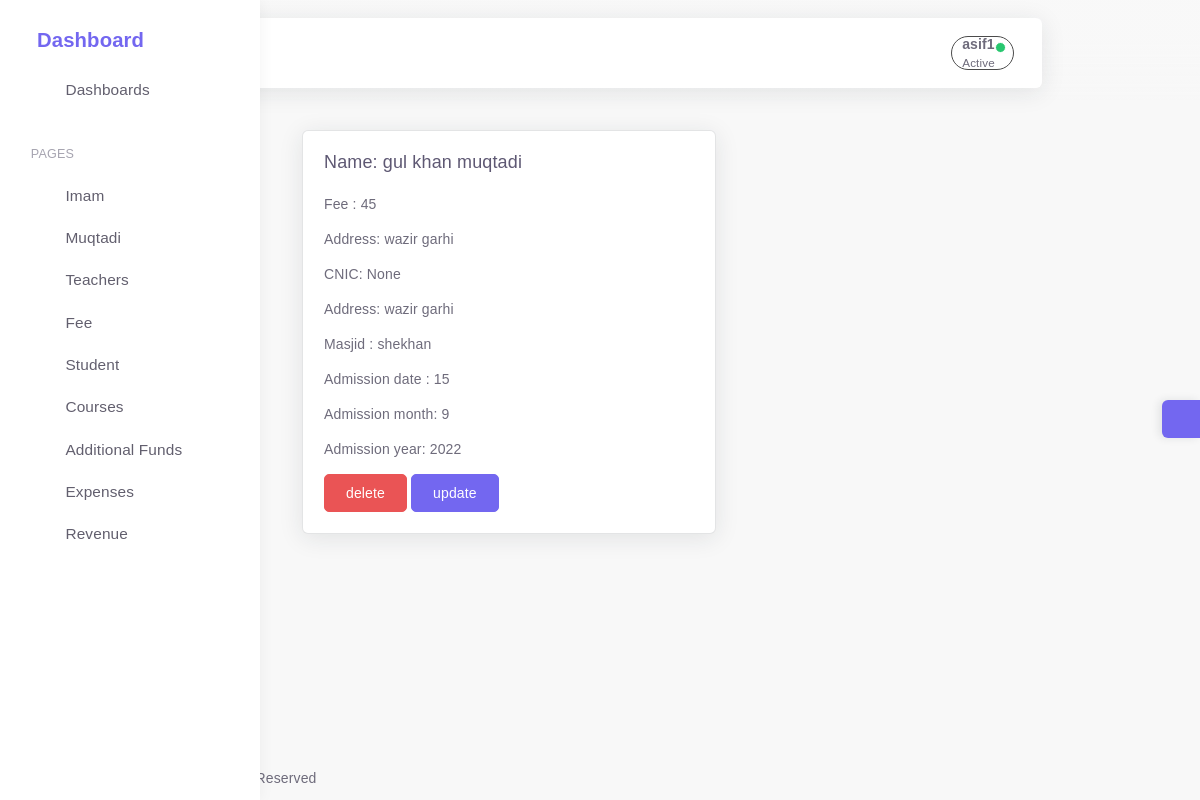
Page /empdetail/4 (signed in) on the committed database.
### app/models.py (models this page shows, shortened)
class Cusmanager(models.Model):
    is_deleted=models.BooleanField(default=False)
    objects=Softdeletemanager()
    allobjects=models.Manager()
    class Meta:
        abstract=True

class Muqtadi(Cusmanager):
        name=models.CharField(max_length=30)
        address=models.CharField(max_length=60,blank=True, null=True)
        cnic=models.CharField(blank=True, null=True,max_length=15,validators=[validate_cnic])
        phone=models.IntegerField(validators=[validate_phone],help_text="Enter phone number without zero")
        fee=models.IntegerField(validators=[validate_money])
        educenter=models.ForeignKey("Educenter",on_delete=models.CASCADE)
        admission_date=models.IntegerField(default=today.day,validators=[validate_date])
        adm_month=models.IntegerField(default=today.month)
        adm_year=models.IntegerField(default=today.year,validators=[validate_year])

class Educenter(Cusmanager):
    useradmin = models.OneToOneField(Useradmin, on_delete=models.CASCADE)
    name=models.CharField(max_length=50)
    address=models.CharField(max_length=60)

### app/views.py (the view)
# urls.py: path('empdetail/<pk>',Empdetail.as_view(),name='empdetail'),
class Empdetail(LoginRequiredMixin,DetailView):
    kwargs=id
    template_name="employ/empdetail.html"
    model=Muqtadi
    context_object_name="educen"

### app/cusmanager.py (called while the page is built)
    def get_queryset(self):
        return super().get_queryset().filter(is_deleted=False)

### templates/employ/empdetail.html (shortened to what this page needs)
{% extends 'base.html' %}
{% block content %}
<div class="col-sm-6">
    <div class="card">
      <div class="card-body">
        <h5 class="card-title">
          Name: {{ educen.name }}
        </h5>
        <p class="card-text">Fee : {{educen.fee }}</p>
        <p class="card-text"> Address:  {{educen.address}}</p>
        <p class="card-text"> CNIC:  {{educen.cnic}}</p>
        <p class="card-text"> Address:  {{educen.address}}</p>
        <p class="card-text">Masjid : {{educen.educenter.name}}</p>
        <p class="card-text">Admission date : {{educen.admission_date}}</p>
        <p class="card-text"> Admission month:  {{educen.adm_month}}</p>
        <p class="card-text"> Admission year:  {{educen.adm_year}}</p>
        <a href="{% url 'empdelete' educen.id %}" class="btn btn-danger">delete</a>
        <a href="{% url 'empupdate' educen.id %}" class="btn btn-primary">update</a>
      </div>
    </div>
  </div>
{% endblock content %}

### templates/base.html (shortened to what this page needs)
{% load static %}
<html class="loading" lang="en" data-textdirection="ltr">
<head>
 <link href="https://cdn.jsdelivr.net/npm/select2@4.1.0-beta.1/dist/css/select2.min.css" rel="stylesheet" />
    <link rel="stylesheet" type="text/css" href="{% static '/app-assets/vendors/css/vendors.min.css' %}">
    <link rel="stylesheet" type="text/css" href="{% static '/app-assets/vendors/css/extensions/toastr.min.css' %}">
    <link rel="stylesheet" type="text/css " href="{% static '/app-assets/vendors/css/charts/apexcharts.css' %}">
    <link rel="stylesheet" href="https://cdn.jsdelivr.net/npm/bootstrap@4.6.0/dist/css/bootstrap.min.css">
    <link rel="stylesheet" type="text/css" href="{% static '/app-assets/css/bootstrap-extended.min.css' %}">
    <link rel="stylesheet" type="text/css" href="{% static '/app-assets/css/bootstrap.min.css' %}">
    <link rel="stylesheet" type="text/css" href="{% static '/app-assets/css/colors.min.css' %}">
    <link rel="stylesheet" type="text/css" href="{% static '/app-assets/css/components.min.css' %}">
    <link rel="stylesheet" type="text/css" href="{% static '/app-assets/css/themes/dark-layout.min.css' %}">
    <link rel="stylesheet" type="text/css" href="{% static '/app-assets/css/themes/bordered-layout.min.css' %}">
    <link rel="stylesheet" type="text/css" href="{% static '/app-assets/css/themes/semi-dark-layout.min.css' %}">
    <link rel="stylesheet" type="text/css" href="{% static '/app-assets/css/core/menu/menu-types/vertical-menu.min.css' %}">
    <link rel="stylesheet" type="text/css" href="{% static '/app-assets/css/pages/dashboard-ecommerce.min.css' %}">
    <link rel="stylesheet" type="text/css" href="{% static '/app-assets/css/plugins/charts/chart-apex.min.css' %}">
    <link rel="stylesheet" type="text/css" href="{% static '/app-assets/css/plugins/extensions/ext-component-toastr.min.css' %}">
    <link rel="stylesheet" type="text/css" href="{% static '/assets/css/style.css' %}">
</head>
<body class="vertical-layout vertical-menu-modern  navbar-floating footer-static  mainbody" data-open="click" data-menu="vertical-menu-modern" data-col="">
    <span style="display:none;">{% now "Y" as cyear %} {% now "n" as cmonth%}</span>
<nav class="header-navbar navbar navbar-expand-lg align-items-center floating-nav navbar-light navbar-shadow container-xxl">
    <div class="navbar-container d-flex content">
        <div class="bookmark-wrapper d-flex align-items-center">
            <ul class="nav navbar-nav">
                <li class="nav-item d-none d-lg-block"><a class="nav-link bookmark-star"><i class="ficon text-warning" data-feather="star"></i></a>
                </li>
            </ul>
        </div>
        <ul class="nav navbar-nav align-items-center ml-auto rounded">
            {% if request.user.is_authenticated %}
            <li class="nav-item dropdown dropdown-user border-dark"  style="padding:0px; margin:0px; border-radius:90px;"><a class=" nav-link dropdown-toggle dropdown-user-link"  href="javascript:void(0);" data-toggle="dropdown" aria-haspopup="true" aria-expanded="false">
                <div class="user-nav d-sm-flex d-none"><span class="user-name font-weight-bolder">{{request.user}}</span><span class="user-status">Active</span></div><span class="avatar"><span class="avatar-status-online"></span></span></a>
            </li>
            {% endif %}
        </ul>
    </div>
</nav>
<div class="main-menu menu-fixed menu-light menu-accordion menu-shadow" data-scroll-to-active="true">
    <div class="navbar-header">
        <ul class="nav navbar-nav flex-row">
            <li class="nav-item mr-auto"><a class="navbar-brand" href="/">
                    <h2 class="brand-text">Dashboard</h2></a></li>
            <li class="nav-item nav-toggle"><a class="nav-link modern-nav-toggle pr-0" data-toggle="collapse"><i class="d-none d-xl-block collapse-toggle-icon font-medium-4  text-primary" data-feather="disc" data-ticon="disc"></i></a></li>
        </ul>
    </div>
    <div class="main-menu-content">
        <ul class="navigation navigation-main" id="main-menu-navigation" data-menu="menu-navigation">
            <li class=" nav-item"><a class="d-flex align-items-center" href="/"><i data-feather="home"></i><span class="menu-title text-truncate" data-i18n="Dashboards">Dashboards</span></a>
            </li>
            <li class=" navigation-header  align-items-center"><span data-i18n="Apps &amp; Pages">   Pages</span><i data-feather="more-horizontal"></i>
            <li class=" nav-item"><a class="d-flex align-items-center" href="{% url 'imamlist'%}"><i data-feather="users"></i><span class="menu-title text-truncate" data-i18n="Chat">Imam </span></a>
            </li>
            <li class=" nav-item"><a class="d-flex align-items-center" href="{% url 'emplist'%}"><i data-feather="users"></i><span class="menu-title text-truncate" data-i18n="Todo">Muqtadi</span></a>
            </li>
            <li class=" nav-item"><a class="d-flex align-items-center" href="{% url 'teacherlist'%}"><i data-feather="users"></i><span class="menu-title text-truncate" data-i18n="Calendar">Teachers</span></a>
            </li>
            <li class=" nav-item"><a class="d-flex align-items-center" href="{% url 'paytmentmenue'%}"><i data-feather="dollar-sign"></i><span class="menu-title text-truncate" data-i18n="Kanban">Fee</span></a>
            </li>
            <li class=" nav-item"><a class="d-flex align-items-center" href="{% url 'stulist'%}"><i data-feather="users"></i><span class="menu-title text-truncate" data-i18n="Kanban">Student</span></a>
            </li>
            <li class=" nav-item"><a class="d-flex align-items-center" href="{% url 'courseslist'%}"><i data-feather="book"></i><span class="menu-title text-truncate" data-i18n="Kanban">Courses</span></a>
            </li>
            </li>
            <li class=" nav-item"><a class="d-flex align-items-center" href="{% url 'sidefundlist' cmonth cyear %}"><i data-feather="briefcase"></i><span class="menu-title text-truncate" data-i18n="Kanban">Additional Funds</span></a>
            </li>
            <li class=" nav-item"><a class="d-flex align-items-center" href="{% url 'expenselist' cmonth cyear %}"><i data-feather="shopping-bag"></i><span class="menu-title text-truncate" data-i18n="Kanban">Expenses</span></a>
            </li>
            {% now "n" as current_month %}
            {% now "Y" as current_year %}
            <li class=" nav-item"><a class="d-flex align-items-center" href="{% url 'showrevenue'  current_month current_year %}"><i data-feather="pocket"></i><span class="menu-title text-truncate" data-i18n="Kanban">Revenue</span></a>
            </li>
        </ul>
    </div>
</div>
<div class="app-content content">
    <div class="content-wrapper container-xxl p-0">
        <div class="content-header row">
        </div>
        <div class="content-body">
            <section id="multiple-column-form sect" class="mainsection float-center ">
                    {% block content %}
                    {% endblock content %}
            </section>
        </div>
    </div>
</div>
<div class="customizer d-none d-md-block"><a class="customizer-toggle d-flex align-items-center justify-content-center" href="javascript:void(0);"><i class="spinner" data-feather="settings"></i></a>
</div>
<footer class="footer footer-static footer-light">
  <p class="clearfix mb-0"><span class="float-md-left d-block d-md-inline-block mt-25">COPYRIGHT  &copy; 2022<a class="ml-25" href="https://1.envato.market/pixinvent_portfolio" target="_blank">test</a><span class="d-none d-sm-inline-block">, All rights Reserved</span></span></p>
</footer>
</body>
</html>

### rows in the picture
Muqtadi: name "gul khan muqtadi", fee "45", address "wazir garhi", cnic "None", educenter.name "shekhan", admission_date "15", adm_month "9", adm_year "2022"

### other values in the picture
{{ request.user }} "asif1"
